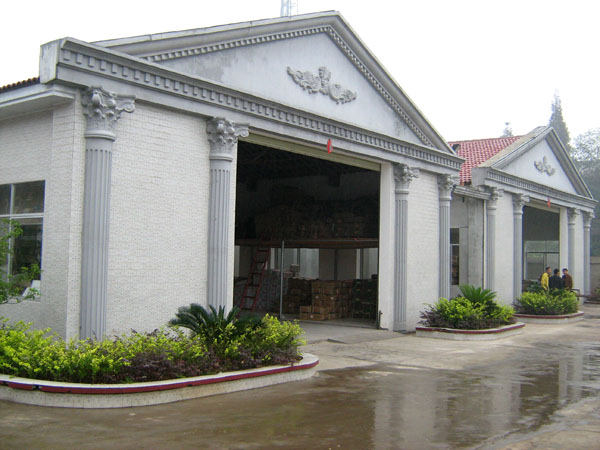
//> input picture data/test.jpg, 600 x 450 px
$ ./cv_inout   (built with g++ and OpenCV 4)
//> lines starting //> are read from the running program, lines starting //| are printed output that depends on the picture; after the words box and inside, x2 and y2 are one past the last pixel; in counts of white or black regions, pixels touching at a corner belong together
#include <iostream>
#include <opencv2/core.hpp>
#include <opencv2/highgui.hpp>
#include <opencv2/imgproc.hpp>

using namespace std;
using namespace cv;

void onMouse(int event, int x, int y, int flags, void *param);

int main(int, char **)
{
    ///2020.10.20
    string img_path = "/home/czy/Documents/MyCPP/data/test.jpg";
    Mat img = imread(img_path, 0);
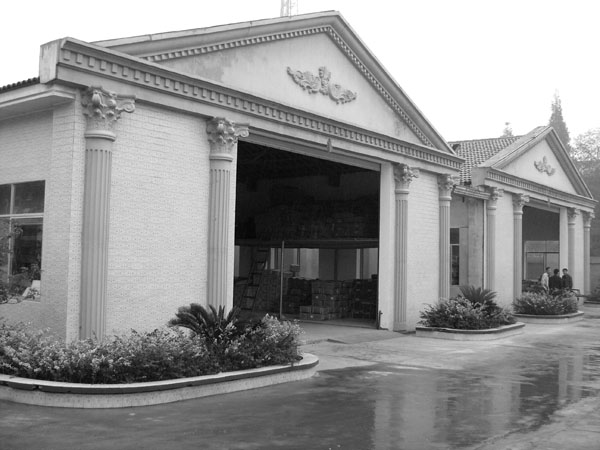
//> img: 450 rows x 600 cols, CV_8UC1; min 0, max 255, mean 146.6
    cv::setMouseCallback("Original Image", onMouse, reinterpret_cast<void *>(&img));
    circle(img, Point(100, 100), 65, 0, 3);
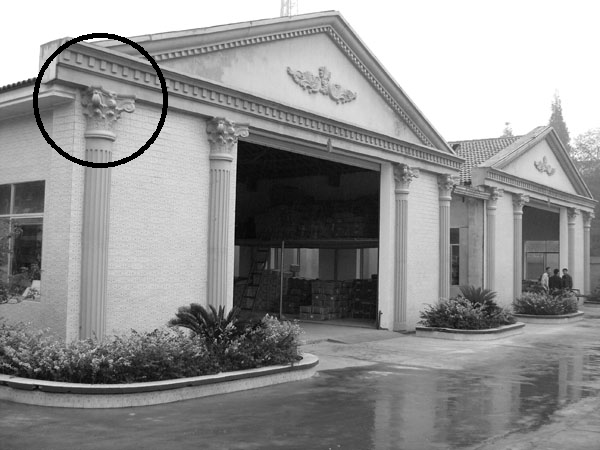
//> img: 450 rows x 600 cols, CV_8UC1; 0.75% of pixels changed, all inside (x1, y1, x2, y2) = (33, 33, 168, 168)
    imshow("test", img);
    cout << "image channels : " << img.channels() << endl;
//| image channels : 1
    cout << "image is : " << img.rows << " x " << img.cols << endl;
//| image is : 450 x 600
    Mat result;
    flip(img, result, 1);
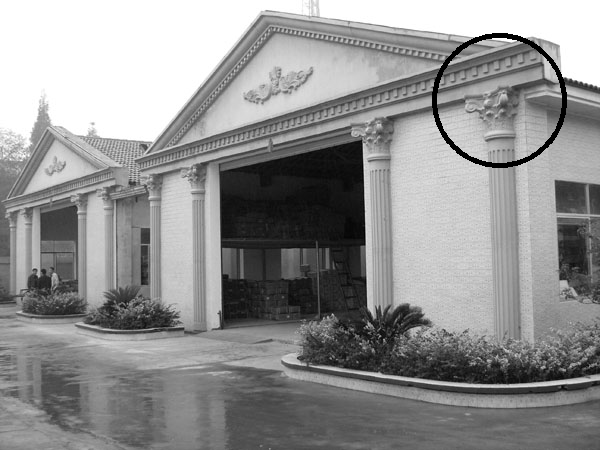
//> result: 450 rows x 600 cols, CV_8UC1; min 0, max 255, mean 145.3
    imshow("hroizontal image", result);
    waitKey();
    imwrite("/home/czy/Documents/MyCPP/data/output.jpg", result);


    ///2020.10.21
    Mat img2(Size(320, 240), CV_8UC3, Scalar(0, 0, 255));
    imshow("test2", img2);
    Matx33d matrix(3.0, 2.0, 1.0,
                   2.0, 1.0, 3.0,
                   1.0, 2.0, 3.0);
    Matx31d vector(5.0, 1.0, 3.0);
//> (the run ends here: the program needs code that is not available in this run, at `Matx31d result = matrix * vector;`)

$ run again, with data/building.jpg copied over data/test.jpg
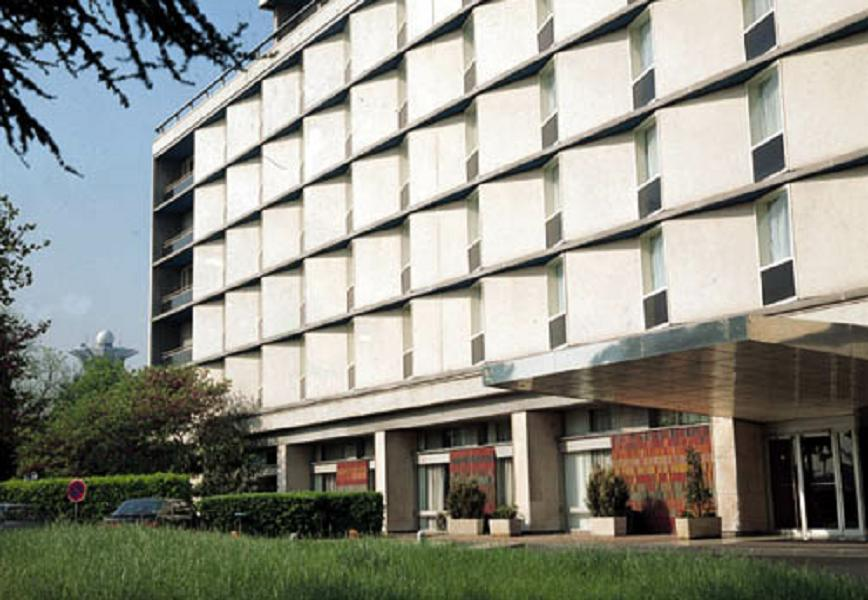
//> input picture data/building.jpg, 868 x 600 px
//> `circle(img, Point(100, 100), 65, 0, 3);`:
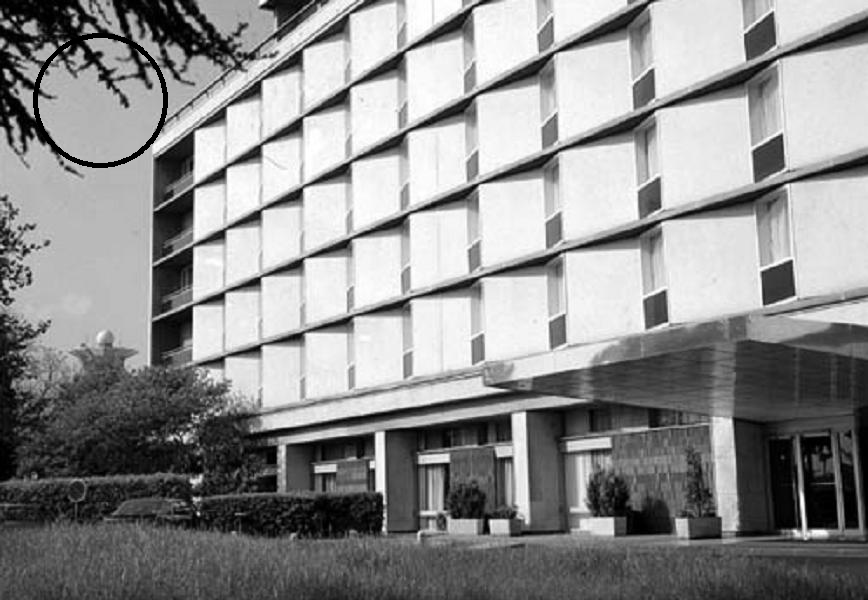
//> img: 600 rows x 868 cols, CV_8UC1; min 0, max 255, mean 141.7
//| image channels : 1
//| image is : 600 x 868
//> `flip(img, result, 1);`:
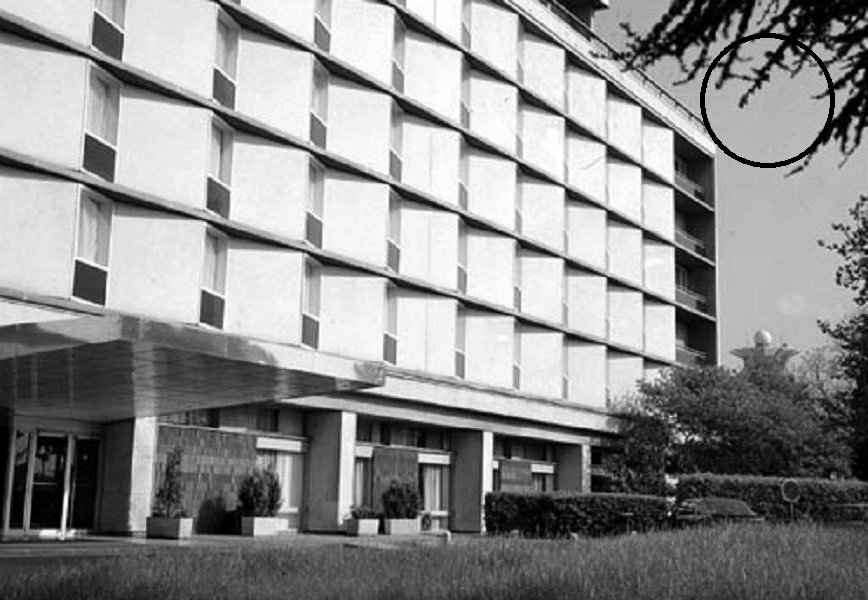
//> result: 600 rows x 868 cols, CV_8UC1; min 0, max 255, mean 141.7
